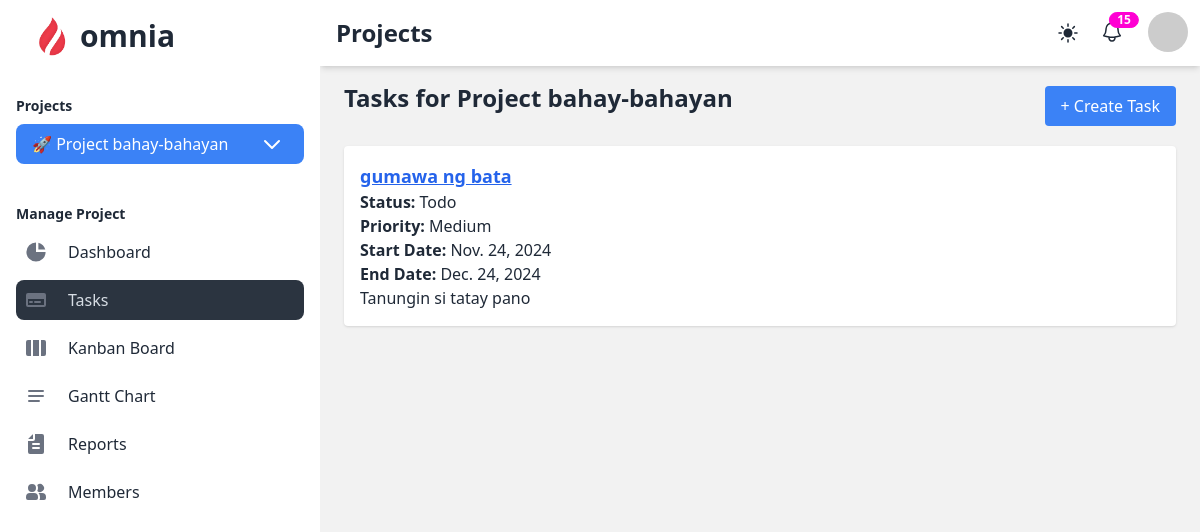
The app's page /projects/tasks/ (signed in), older data.
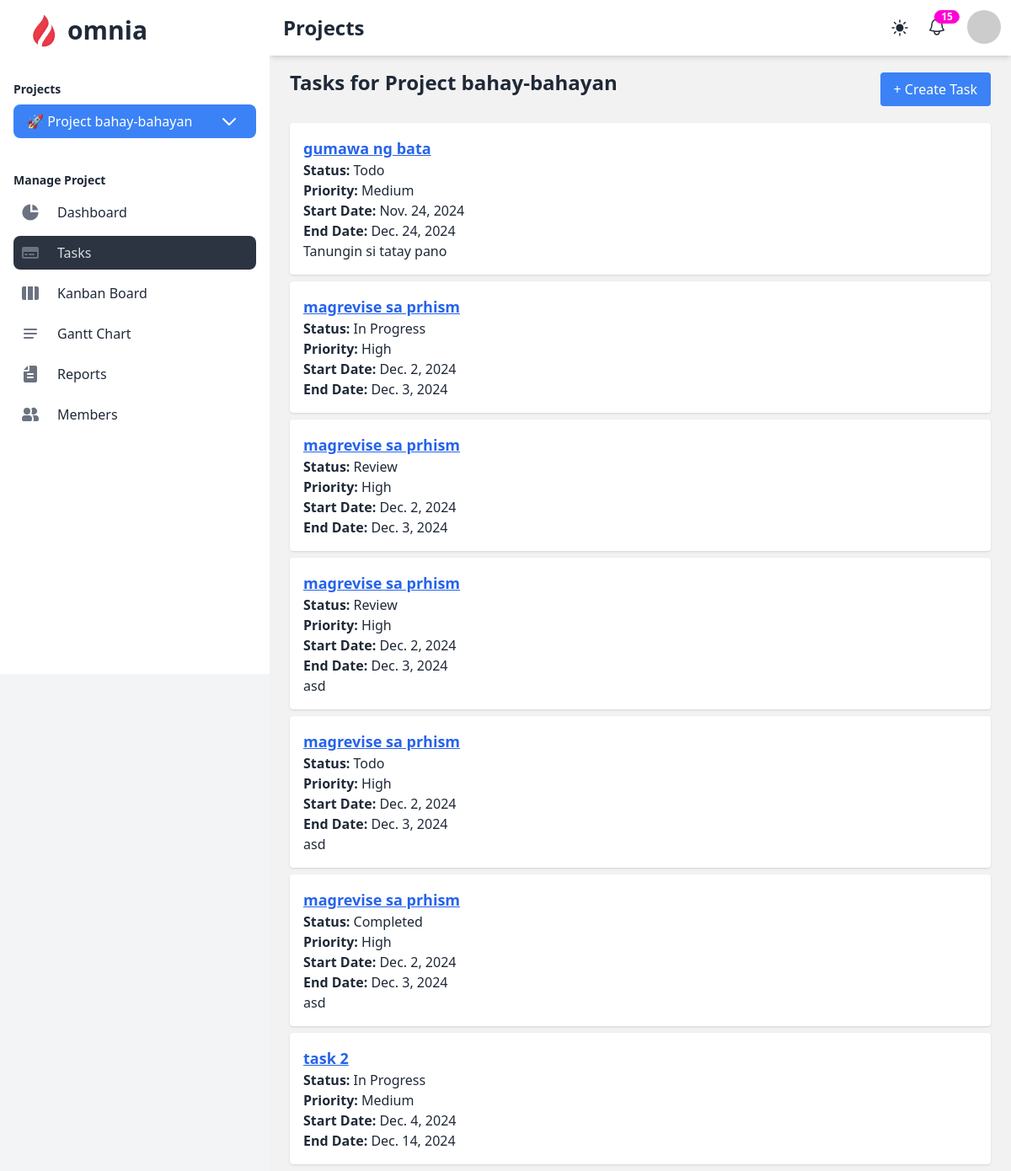
The same page, newer data.
### projects/models.py (models this page shows, shortened)
class Project(models.Model):
    COLOR_CHOICES = [
        ('purple', 'Purple'),
        ('blue', 'Blue'),
        ('green', 'Green'),
        ('teal', 'Teal'),
        ('yellow', 'Yellow'),
        ('orange', 'Orange'),
        ('grey', 'Grey'),
        ('dark_purple', 'Dark Purple'),
        ('dark_blue', 'Dark Blue'),
        ('dark_green', 'Dark Green'),
        ('dark_teal', 'Dark Teal'),
        ('dark_yellow', 'Dark Yellow'),
        ('dark_orange', 'Dark Orange'),
        ('dark_grey', 'Dark Grey'),
    ]
    name = models.CharField(max_length=100)
    emoji_icon = models.CharField(max_length=255, blank=True, null=True)
    description = models.TextField(blank=True, null=True)
    color = models.CharField(max_length=20, choices=COLOR_CHOICES, default='blue')
    start_date = models.DateField()
    end_date = models.DateField()
    created_at = models.DateTimeField(auto_now_add=True)
    owner = models.ForeignKey(settings.AUTH_USER_MODEL, on_delete=models.CASCADE, related_name='owned_projects')

class Task(models.Model):
    STATUS_CHOICES = [
        ('todo', 'Todo'),
        ('in_progress', 'In Progress'),
        ('review', 'Review'),
        ('completed', 'Completed'),
    ]
    PRIORITY_CHOICES = [
        ('high', 'High'),
        ('medium', 'Medium'),
        ('low', 'Low'),
    ]
    name = models.CharField(max_length=255)
    description = models.TextField(blank=True, null=True)
    status = models.CharField(max_length=20, choices=STATUS_CHOICES, default='todo')
    priority = models.CharField(max_length=10, choices=PRIORITY_CHOICES, default='medium')
    start_date = models.DateField()
    end_date = models.DateField()
    created_at = models.DateTimeField(auto_now_add=True)
    project = models.ForeignKey('projects.Project', on_delete=models.CASCADE, related_name='tasks')
    assigned_members = models.ManyToManyField(settings.AUTH_USER_MODEL, related_name='tasks')

### projects/views.py (the view)
# urls.py: path('tasks/', views.project_tasks, name='project_tasks'),
@login_required
def project_tasks(request):
    project_id = request.session.get('current_project_id')
    if not project_id:
        return HttpResponseForbidden("No project selected.")
    project = Project.objects.get(id=project_id, owner=request.user)
    tasks = project.tasks.all()
    return render(request, 'projects/project_tasks.html', {'tasks': tasks, 'project': project})

### projects/context_processors.py (called while the page is built)
def user_projects(request):
    if request.user.is_authenticated:
        projects = Project.objects.filter(owner=request.user)
        return {'user_projects': projects}
    return {}

### projects/templatetags/custom_filters.py (called while the page is built)
@register.filter
def get_item(value, key):
    for item in value:
        if item.id == int(key):
            return item
    return None

### projects/templates/projects/project_tasks.html (shortened to what this page needs)
{% extends 'project_base.html' %}
{% block heading %}Projects{% endblock %}
{% block content %}
<div class="flex items-center justify-between mb-4">
    <h1 class="text-2xl font-bold mb-4">Tasks for {{ project.name }}</h1>
    <a href="{% url 'create_task' %}"
       class="bg-blue-500 text-white py-2 px-4 rounded hover:bg-blue-600">
        + Create Task
    </a>
</div>
{% if tasks %}
    <ul>
        {% for task in tasks %}
            <li class="bg-white shadow p-4 rounded mb-2">
                <a href="{% url 'task_detail' task.id %}" class="text-blue-600 underline">
                    <h2 class="text-lg font-bold">{{ task.name }}</h2>
                </a>
                <p><strong>Status:</strong> {{ task.get_status_display }}</p>
                <p><strong>Priority:</strong> {{ task.get_priority_display }}</p>
                <p><strong>Start Date:</strong> {{ task.start_date }}</p>
                <p><strong>End Date:</strong> {{ task.end_date }}</p>
                <p>{{ task.description }}</p>
            </li>
        {% endfor %}
    </ul>
{% else %}
    <p>No tasks found for this project.</p>
{% endif %}
{% endblock %}

### projects/templates/project_base.html (shortened to what this page needs)
{% load static %}
{% load custom_filters %}
<!DOCTYPE html>
<html lang="en" data-theme="light">
<head>
    <link href="https://cdnjs.cloudflare.com/ajax/libs/font-awesome/6.0.0/css/all.min.css" rel="stylesheet">
    <link href="https://cdn.jsdelivr.net/npm/daisyui@4.12.14/dist/full.min.css" rel="stylesheet" type="text/css" />
    <script src="https://cdn.tailwindcss.com"></script>
</head>
<body class="bg-gray-100">
    <div class="drawer lg:drawer-open">
        <div class="drawer-content flex flex-col">
            <div class="navbar sticky top-0 bg-base-100  z-10 shadow-md ">
                <div class="flex-1">
                    <h1 class="text-2xl font-semibold ml-2">{% block heading %}Dashboard{% endblock %}</h1>
                </div>
                <div class="flex-none ">
                    <label class="swap ">
                        <input id="theme-toggle" type="checkbox">
                    </label>
                    <div class="dropdown dropdown-bottom dropdown-end">
                      <button class="btn ml-4 btn-circle btn-ghost btn-sm">
                        <div class="indicator">
                            <span class="indicator-item badge badge-secondary badge-sm">15</span>
                        </div>
                      </button>
                    </div>
                    <div class="dropdown dropdown-end ml-4">
                        <label tabindex="0" class="btn btn-ghost btn-circle avatar">
                            <div class="w-10 rounded-full"><img src="https://placeimg.com/80/80/people" alt="profile"></div>
                        </label>
                    </div>
                </div>
            </div>
            <div class="flex-1 overflow-y-auto md:pt-4 pt-4 px-6  bg-base-200">
                {% block content %}
                {% endblock %}
            </div>
        </div>
        <div class="drawer-side z-30">
            <ul class="menu pt-2 px-4 w-80 bg-base-100 min-h-full space-y-2 text-base-content">
                <li class="mb-2 font-semibold text-3xl"><a href="/projects/dashboard"><img class="mask mask-squircle w-10" src="{% static 'logo/logo.png' %}" alt="Omnia Logo">omnia</a> </li>
                    <span class="py-1"></span>
                {% if request.user.role == 'manager' %}
                    <h2 class="text-sm font-bold mt-4 mb-2">Projects</h2>
                    <li tabindex="0" role="button" class="dropdown dropdown-bottom z-50">
                            <span class="bg-blue-500 text-white flex items-center text-base font-medium rounded-lg transition duration-75 ">
                                 <span class="truncate max-w-[200px]">
                                    {% if request.session.current_project_id %}
                                        {% with current_project=user_projects|get_item:request.session.current_project_id %}
                                            {{ current_project.emoji_icon }}
                                            {{ current_project.name }}
                                        {% endwith %}
                                    {% else %}
                                        Project Name
                                    {% endif %}
                                </span>
                                <svg class="w-6 h-6 text-white ml-6" aria-hidden="true" xmlns="http://www.w3.org/2000/svg" width="24" height="24" fill="none" viewBox="0 0 24 24">
                                  <path stroke="currentColor" stroke-linecap="round" stroke-linejoin="round" stroke-width="2" d="m19 9-7 7-7-7"/>
                                </svg>
                            </span>
                    </li>
                    <span class="py-3"></span>
                    {% if request.session.current_project_id %}
                    <h2 class="text-sm font-bold mb-2">Manage Project</h2>
                    <li>
                        <a href="{% url 'dashboard' %}"
                           class="flex items-center p-2 text-base font-medium rounded-lg transition duration-75 {% if request.path == '/projects/dashboard/' %}active{% endif %}"
                        >
                           <span class="ml-3">Dashboard</span>
                        </a>
                    </li>
                    <li>
                        <a href="{% url 'project_tasks' %} "
                           class="flex items-center p-2 text-base font-medium rounded-lg transition duration-75 {% if 'tasks' in request.path %}active{% endif %}">
                           <span class="ml-3">Tasks</span>
                        </a>
                    </li>
                    <li>
                        <a href="{% url 'kanban_board' %}"
                           class="flex items-center p-2 text-base font-medium rounded-lg transition duration-75 {% if 'kanban' in request.path %}active{% endif %}">
                            <svg class="w-6 h-6 text-gray-500" aria-hidden="true" xmlns="http://www.w3.org/2000/svg" width="24" height="24" fill="currentColor" viewBox="0 0 24 24">
                              <path fill-rule="evenodd" d="M15 4H9v16h6V4Zm2 16h3a2 2 0 0 0 2-2V6a2 2 0 0 0-2-2h-3v16ZM4 4h3v16H4a2 2 0 0 1-2-2V6a2 2 0 0 1 2-2Z" clip-rule="evenodd"/>
                            </svg>
                           <span class="ml-3">Kanban Board</span>
                        </a>
                    </li>
                    <li>
                        <a href="{% url 'gantt_chart' %}"
                           class="flex items-center p-2 text-base font-medium rounded-lg transition duration-75 {% if 'gantt' in request.path %}active{% endif %}"
                        >
                            <svg class="w-6 h-6 text-gray-500" aria-hidden="true" xmlns="http://www.w3.org/2000/svg" width="24" height="24" fill="none" viewBox="0 0 24 24">
                              <path stroke="currentColor" stroke-linecap="round" stroke-width="2" d="M5 7h14M5 12h14M5 17h10"/>
                            </svg>
                           <span class="ml-3">Gantt Chart</span>
                        </a>
                    </li>
                    <li>
                        <a href="#" class="flex items-center p-2 text-base font-medium rounded-lg transition duration-75 {% if 'reports' in request.path %}active{% endif %}"
                        >
                           <span class="ml-3">Reports</span>
                        </a>
                    </li>
                    <li>
                        <a href="{% url 'members' %}" class="flex items-center p-2 text-base font-medium rounded-lg transition duration-75 {% if 'members' in request.path %}active{% endif %}"
                        >
                           <span class="ml-3">Members</span>
                        </a>
                    </li>
                    {% endif %}
                {% endif %}
            </ul>
        </div>
    </div>
</body>
</html>

Row changes from the older to the newer data that the page shows:
added Task: name "magrevise sa prhism", status "In Progress", priority "High", start_date "Dec. 2, 2024", end_date "Dec. 3, 2024"
added Task: name "magrevise sa prhism", status "Review", priority "High", start_date "Dec. 2, 2024", end_date "Dec. 3, 2024"
added Task: name "magrevise sa prhism", status "Review", priority "High", start_date "Dec. 2, 2024", end_date "Dec. 3, 2024", description "asd"
added Task: name "magrevise sa prhism", status "Todo", priority "High", start_date "Dec. 2, 2024", end_date "Dec. 3, 2024", description "asd"
added Task: name "magrevise sa prhism", status "Completed", priority "High", start_date "Dec. 2, 2024", end_date "Dec. 3, 2024", description "asd"
added Task: name "task 2", status "In Progress", priority "Medium", start_date "Dec. 4, 2024", end_date "Dec. 14, 2024"
